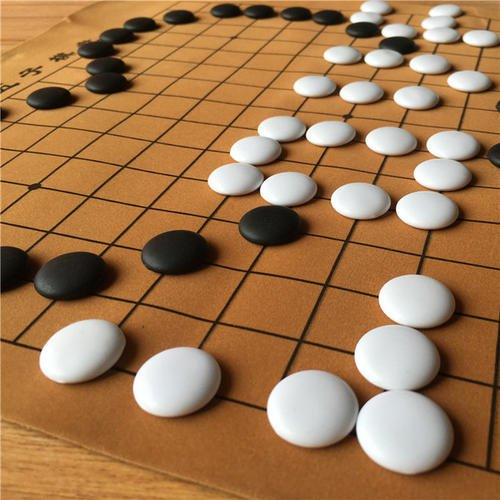
#> input picture images/board.jpg, 500 x 500 px
$ python 16_corner_dection.py
#> lines starting #> are read from the running program, lines starting #| are printed output that depends on the picture; after the words box and inside, x2 and y2 are one past the last pixel; in counts of white or black regions, pixels touching at a corner belong together
# coding:utf-8
import cv2
import numpy as np
import matplotlib.pyplot as plt


class Corner:
    def __init__(self, infile):
#> called with infile = '../images/board.jpg'
        self.infile = infile
        self.img = cv2.imread(self.infile)
#> self.img is the input picture: shape (500, 500, 3); mean B, G, R 80.6, 120.3, 162

    # [45 lines left out: functions harris, subfix, not called in this run]

    def track(self):
        copy = self.img.copy()
        gray = cv2.cvtColor(copy, cv2.COLOR_BGR2GRAY)
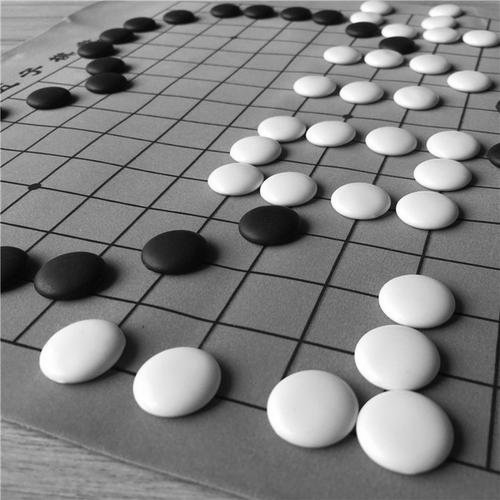
#> gray: shape (500, 500); min 1, max 255, mean 128.3
        corners = cv2.goodFeaturesToTrack(gray, 25, 0.01, 10)
#> corners = 25 rows, first 8: [206, 180], [228, 152], [329, 199], [377, 296], [40, 350], [353, 353], [134, 304], [380, 35]
        # 返回的结果是[[ 311., 250.]] 两层括号的数组。
        corners = np.int0(corners)
        for i in corners:
            x, y = i.ravel()
            cv2.circle(copy, (x, y), 3, (0,0,255), 3)
#> this loop made 25 passes
#> (x, y) on passes 1 to 12: (206, 180), (228, 152), (329, 199), (377, 296), (40, 350), (353, 353), (134, 304), (380, 35), (292, 115), (259, 187), (386, 390), (343, 242)
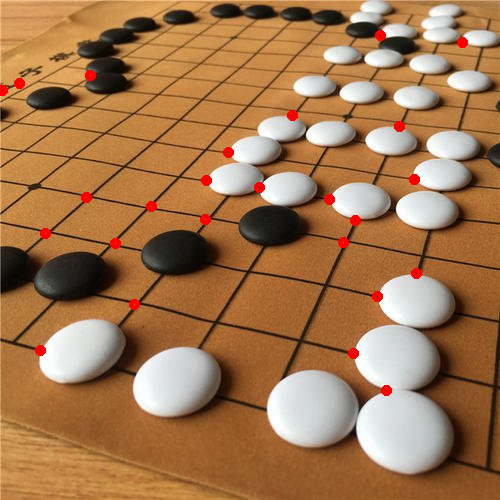
#> copy: shape (500, 500, 3); 0.95% of pixels changed, all inside (x1, y1, x2, y2) = (0, 30, 468, 396)
        plt.imshow(cv2.cvtColor(copy, cv2.COLOR_BGR2RGB)), plt.show()


if __name__ == '__main__':
    c = Corner('../images/board.jpg')
    c.track()

$ run again, with images/apple.jpg copied over images/board.jpg
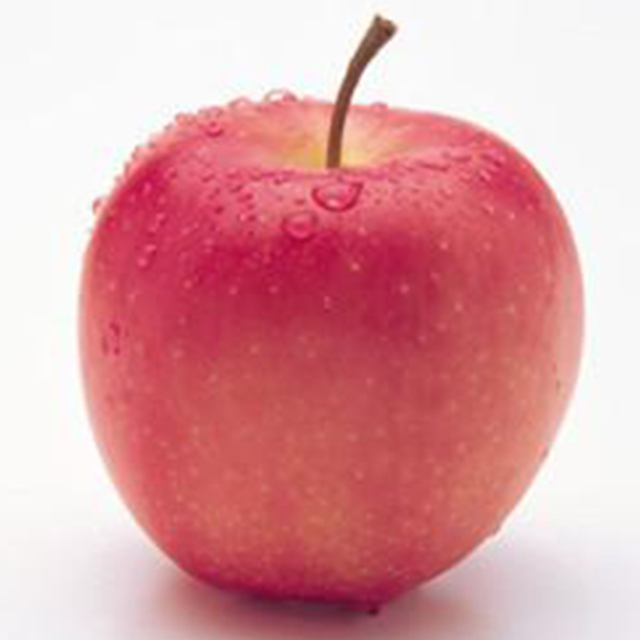
#> input picture images/apple.jpg, 640 x 640 px
#> in __init__, self.img is the input picture: shape (640, 640, 3); mean B, G, R 162.4, 157.4, 220.1
#> in track, `gray = cv2.cvtColor(copy, cv2.COLOR_BGR2GRAY)`:
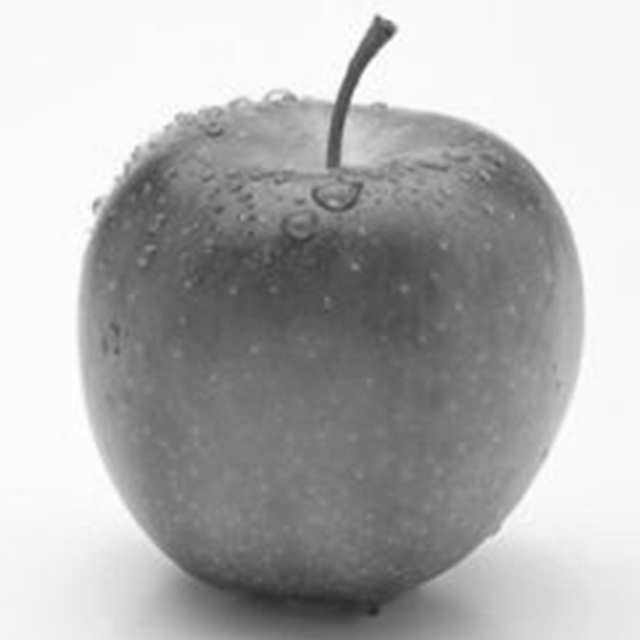
#> gray: shape (640, 640); min 35, max 255, mean 176.7
#> corners = 25 rows, first 8: [377, 18], [352, 103], [333, 102], [242, 219], [94, 208], [390, 21], [137, 148], [272, 98]
#> the loop in track, `for i in corners:` made 25 passes
#> after the loop in track, `for i in corners:`:
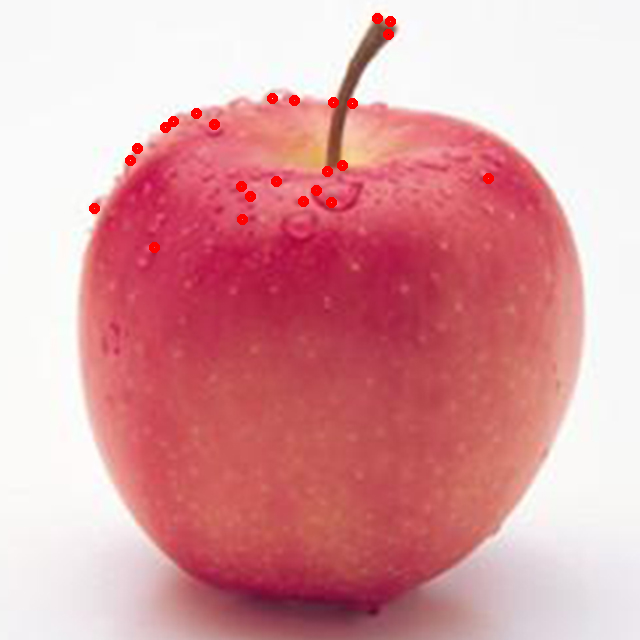
#> copy: shape (640, 640, 3); 0.59% of pixels changed, all inside (x1, y1, x2, y2) = (89, 13, 494, 253)

$ run again, with images/blox.jpg copied over images/board.jpg
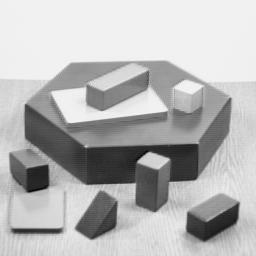
#> input picture images/blox.jpg, 256 x 256 px
#> in __init__, self.img is the input picture: shape (256, 256, 3); min 0, max 252, mean 182.8
#> corners = 25 rows, first 8: [138, 162], [230, 98], [135, 184], [47, 165], [168, 159], [26, 105], [238, 203], [85, 146]
#> the loop in track, `for i in corners:` made 25 passes
#> after the loop in track, `for i in corners:`:
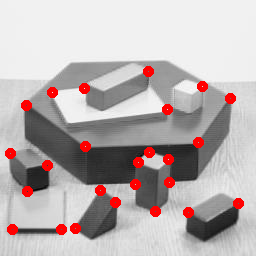
#> copy: shape (256, 256, 3); 3.66% of pixels changed, all inside (x1, y1, x2, y2) = (5, 66, 244, 235)
